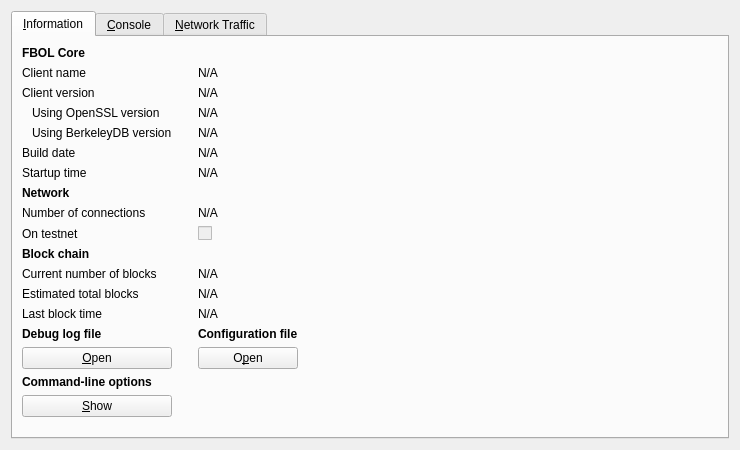
<?xml version="1.0" encoding="UTF-8"?>
<ui version="4.0">
 <class>RPCConsole</class>
 <widget class="QWidget" name="RPCConsole">
  <property name="geometry">
   <rect>
    <x>0</x>
    <y>0</y>
    <width>740</width>
    <height>450</height>
   </rect>
  </property>
  <property name="windowTitle">
   <string>FBOL - Debug window</string>
  </property>
  <layout class="QVBoxLayout" name="verticalLayout_2">
   <item>
    <widget class="QTabWidget" name="tabWidget">
     <property name="currentIndex">
      <number>0</number>
     </property>
     <widget class="QWidget" name="tab_info">
      <attribute name="title">
       <string>&amp;Information</string>
      </attribute>
      <layout class="QGridLayout" name="gridLayout">
       <item row="15" column="2">
        <widget class="QLabel" name="labelConfigfile">
         <property name="font">
          <font>
           <weight>75</weight>
           <bold>true</bold>
          </font>
         </property>
         <property name="text">
          <string>Configuration file</string>
         </property>
        </widget>
       </item>
       <item row="13" column="2">
        <widget class="QLabel" name="lastBlockTime">
         <property name="cursor">
          <cursorShape>IBeamCursor</cursorShape>
         </property>
         <property name="text">
          <string>N/A</string>
         </property>
         <property name="textFormat">
          <enum>Qt::PlainText</enum>
         </property>
         <property name="textInteractionFlags">
          <set>Qt::LinksAccessibleByMouse|Qt::TextSelectableByKeyboard|Qt::TextSelectableByMouse</set>
         </property>
        </widget>
       </item>
       <item row="11" column="0">
        <widget class="QLabel" name="label_3">
         <property name="text">
          <string>Current number of blocks</string>
         </property>
        </widget>
       </item>
       <item row="11" column="2">
        <widget class="QLabel" name="numberOfBlocks">
         <property name="cursor">
          <cursorShape>IBeamCursor</cursorShape>
         </property>
         <property name="text">
          <string>N/A</string>
         </property>
         <property name="textFormat">
          <enum>Qt::PlainText</enum>
         </property>
         <property name="textInteractionFlags">
          <set>Qt::LinksAccessibleByMouse|Qt::TextSelectableByKeyboard|Qt::TextSelectableByMouse</set>
         </property>
        </widget>
       </item>
       <item row="17" column="0">
        <widget class="QLabel" name="labelCLOptions">
         <property name="font">
          <font>
           <weight>75</weight>
           <bold>true</bold>
          </font>
         </property>
         <property name="text">
          <string>Command-line options</string>
         </property>
        </widget>
       </item>
       <item row="16" column="0">
        <widget class="QPushButton" name="openDebugLogfileButton">
         <property name="toolTip">
          <string>Open the FBOL debug log file from the current data directory. This can take a few seconds for large log files.</string>
         </property>
         <property name="text">
          <string>&amp;Open</string>
         </property>
         <property name="autoDefault">
          <bool>false</bool>
         </property>
        </widget>
       </item>
       <item row="15" column="0">
        <widget class="QLabel" name="labelDebugLogfile">
         <property name="font">
          <font>
           <weight>75</weight>
           <bold>true</bold>
          </font>
         </property>
         <property name="text">
          <string>Debug log file</string>
         </property>
        </widget>
       </item>
       <item row="18" column="3" rowspan="2">
        <spacer name="horizontalSpacer">
         <property name="orientation">
          <enum>Qt::Horizontal</enum>
         </property>
         <property name="sizeHint" stdset="0">
          <size>
           <width>404</width>
           <height>20</height>
          </size>
         </property>
        </spacer>
       </item>
       <item row="19" column="1">
        <spacer name="verticalSpacer">
         <property name="orientation">
          <enum>Qt::Vertical</enum>
         </property>
         <property name="sizeHint" stdset="0">
          <size>
           <width>20</width>
           <height>40</height>
          </size>
         </property>
        </spacer>
       </item>
       <item row="18" column="0">
        <widget class="QPushButton" name="showCLOptionsButton">
         <property name="toolTip">
          <string>Show the FBOL-Qt help message to get a list with possible FBOL command-line options.</string>
         </property>
         <property name="text">
          <string>&amp;Show</string>
         </property>
         <property name="autoDefault">
          <bool>false</bool>
         </property>
        </widget>
       </item>
       <item row="13" column="0">
        <widget class="QLabel" name="label_2">
         <property name="text">
          <string>Last block time</string>
         </property>
        </widget>
       </item>
       <item row="7" column="0">
        <widget class="QLabel" name="label_11">
         <property name="font">
          <font>
           <weight>75</weight>
           <bold>true</bold>
          </font>
         </property>
         <property name="text">
          <string>Network</string>
         </property>
        </widget>
       </item>
       <item row="6" column="2">
        <widget class="QLabel" name="startupTime">
         <property name="cursor">
          <cursorShape>IBeamCursor</cursorShape>
         </property>
         <property name="text">
          <string>N/A</string>
         </property>
         <property name="textFormat">
          <enum>Qt::PlainText</enum>
         </property>
         <property name="textInteractionFlags">
          <set>Qt::LinksAccessibleByMouse|Qt::TextSelectableByKeyboard|Qt::TextSelectableByMouse</set>
         </property>
        </widget>
       </item>
       <item row="6" column="0">
        <widget class="QLabel" name="label_13">
         <property name="text">
          <string>Startup time</string>
         </property>
        </widget>
       </item>
       <item row="9" column="0">
        <widget class="QLabel" name="label_8">
         <property name="text">
          <string>On testnet</string>
         </property>
        </widget>
       </item>
       <item row="8" column="2">
        <widget class="QLabel" name="numberOfConnections">
         <property name="cursor">
          <cursorShape>IBeamCursor</cursorShape>
         </property>
         <property name="text">
          <string>N/A</string>
         </property>
         <property name="textFormat">
          <enum>Qt::PlainText</enum>
         </property>
         <property name="textInteractionFlags">
          <set>Qt::LinksAccessibleByMouse|Qt::TextSelectableByKeyboard|Qt::TextSelectableByMouse</set>
         </property>
        </widget>
       </item>
       <item row="8" column="0">
        <widget class="QLabel" name="label_7">
         <property name="text">
          <string>Number of connections</string>
         </property>
        </widget>
       </item>
       <item row="10" column="0">
        <widget class="QLabel" name="label_10">
         <property name="font">
          <font>
           <weight>75</weight>
           <bold>true</bold>
          </font>
         </property>
         <property name="text">
          <string>Block chain</string>
         </property>
        </widget>
       </item>
       <item row="9" column="2">
        <widget class="QCheckBox" name="isTestNet">
         <property name="enabled">
          <bool>false</bool>
         </property>
         <property name="text">
          <string/>
         </property>
        </widget>
       </item>
       <item row="12" column="0">
        <widget class="QLabel" name="label_4">
         <property name="text">
          <string>Estimated total blocks</string>
         </property>
        </widget>
       </item>
       <item row="12" column="2">
        <widget class="QLabel" name="totalBlocks">
         <property name="cursor">
          <cursorShape>IBeamCursor</cursorShape>
         </property>
         <property name="text">
          <string>N/A</string>
         </property>
         <property name="textFormat">
          <enum>Qt::PlainText</enum>
         </property>
         <property name="textInteractionFlags">
          <set>Qt::LinksAccessibleByMouse|Qt::TextSelectableByKeyboard|Qt::TextSelectableByMouse</set>
         </property>
        </widget>
       </item>
       <item row="2" column="2">
        <widget class="QLabel" name="clientVersion">
         <property name="cursor">
          <cursorShape>IBeamCursor</cursorShape>
         </property>
         <property name="text">
          <string>N/A</string>
         </property>
         <property name="textFormat">
          <enum>Qt::PlainText</enum>
         </property>
         <property name="textInteractionFlags">
          <set>Qt::LinksAccessibleByMouse|Qt::TextSelectableByKeyboard|Qt::TextSelectableByMouse</set>
         </property>
        </widget>
       </item>
       <item row="4" column="0">
        <widget class="QLabel" name="label_berkeleyDBVersion">
         <property name="text">
          <string>Using BerkeleyDB version</string>
         </property>
         <property name="indent">
          <number>10</number>
         </property>
        </widget>
       </item>
       <item row="3" column="0">
        <widget class="QLabel" name="label_14">
         <property name="text">
          <string>Using OpenSSL version</string>
         </property>
         <property name="indent">
          <number>10</number>
         </property>
        </widget>
       </item>
       <item row="3" column="2">
        <widget class="QLabel" name="openSSLVersion">
         <property name="cursor">
          <cursorShape>IBeamCursor</cursorShape>
         </property>
         <property name="text">
          <string>N/A</string>
         </property>
         <property name="textFormat">
          <enum>Qt::PlainText</enum>
         </property>
         <property name="textInteractionFlags">
          <set>Qt::LinksAccessibleByMouse|Qt::TextSelectableByKeyboard|Qt::TextSelectableByMouse</set>
         </property>
        </widget>
       </item>
       <item row="4" column="2">
        <widget class="QLabel" name="berkeleyDBVersion">
         <property name="cursor">
          <cursorShape>IBeamCursor</cursorShape>
         </property>
         <property name="text">
          <string>N/A</string>
         </property>
         <property name="textFormat">
          <enum>Qt::PlainText</enum>
         </property>
         <property name="textInteractionFlags">
          <set>Qt::LinksAccessibleByMouse|Qt::TextSelectableByKeyboard|Qt::TextSelectableByMouse</set>
         </property>
        </widget>
       </item>
       <item row="5" column="0">
        <widget class="QLabel" name="label_12">
         <property name="text">
          <string>Build date</string>
         </property>
        </widget>
       </item>
       <item row="5" column="2">
        <widget class="QLabel" name="buildDate">
         <property name="cursor">
          <cursorShape>IBeamCursor</cursorShape>
         </property>
         <property name="text">
          <string>N/A</string>
         </property>
         <property name="textFormat">
          <enum>Qt::PlainText</enum>
         </property>
         <property name="textInteractionFlags">
          <set>Qt::LinksAccessibleByMouse|Qt::TextSelectableByKeyboard|Qt::TextSelectableByMouse</set>
         </property>
        </widget>
       </item>
       <item row="2" column="0">
        <widget class="QLabel" name="label_6">
         <property name="text">
          <string>Client version</string>
         </property>
        </widget>
       </item>
       <item row="0" column="0">
        <widget class="QLabel" name="label_9">
         <property name="font">
          <font>
           <weight>75</weight>
           <bold>true</bold>
          </font>
         </property>
         <property name="text">
          <string>FBOL Core</string>
         </property>
        </widget>
       </item>
       <item row="1" column="2">
        <widget class="QLabel" name="clientName">
         <property name="cursor">
          <cursorShape>IBeamCursor</cursorShape>
         </property>
         <property name="text">
          <string>N/A</string>
         </property>
         <property name="textFormat">
          <enum>Qt::PlainText</enum>
         </property>
         <property name="textInteractionFlags">
          <set>Qt::LinksAccessibleByMouse|Qt::TextSelectableByKeyboard|Qt::TextSelectableByMouse</set>
         </property>
        </widget>
       </item>
       <item row="1" column="0">
        <widget class="QLabel" name="label_5">
         <property name="text">
          <string>Client name</string>
         </property>
        </widget>
       </item>
       <item row="14" column="2">
        <spacer name="verticalSpacer_2">
         <property name="orientation">
          <enum>Qt::Vertical</enum>
         </property>
         <property name="sizeHint" stdset="0">
          <size>
           <width>20</width>
           <height>20</height>
          </size>
         </property>
        </spacer>
       </item>
       <item row="16" column="2">
        <widget class="QPushButton" name="openConfigurationfileButton">
         <property name="toolTip">
          <string>Open the FBOL configuration file from the current data directory.</string>
         </property>
         <property name="text">
          <string>O&amp;pen</string>
         </property>
         <property name="autoDefault">
          <bool>false</bool>
         </property>
        </widget>
       </item>
      </layout>
     </widget>
     <widget class="QWidget" name="tab_console">
      <attribute name="title">
       <string>&amp;Console</string>
      </attribute>
      <layout class="QVBoxLayout" name="verticalLayout_3">
       <property name="spacing">
        <number>3</number>
       </property>
       <item>
        <widget class="QTextEdit" name="messagesWidget">
         <property name="minimumSize">
          <size>
           <width>0</width>
           <height>100</height>
          </size>
         </property>
         <property name="readOnly">
          <bool>true</bool>
         </property>
         <property name="tabKeyNavigation" stdset="0">
          <bool>false</bool>
         </property>
         <property name="columnCount" stdset="0">
          <number>2</number>
         </property>
        </widget>
       </item>
       <item>
        <layout class="QHBoxLayout" name="horizontalLayout">
         <property name="spacing">
          <number>3</number>
         </property>
         <item>
          <widget class="QLabel" name="label">
           <property name="text">
            <string notr="true">&gt;</string>
           </property>
          </widget>
         </item>
         <item>
          <widget class="QLineEdit" name="lineEdit"/>
         </item>
         <item>
          <widget class="QPushButton" name="clearButton">
           <property name="maximumSize">
            <size>
             <width>24</width>
             <height>24</height>
            </size>
           </property>
           <property name="toolTip">
            <string>Clear console</string>
           </property>
           <property name="text">
            <string/>
           </property>
           <property name="icon">
            <iconset resource="../bitcoin.qrc">
             <normaloff>:/icons/remove</normaloff>:/icons/remove</iconset>
           </property>
           <property name="shortcut">
            <string notr="true">Ctrl+L</string>
           </property>
           <property name="autoDefault">
            <bool>false</bool>
           </property>
          </widget>
         </item>
        </layout>
       </item>
      </layout>
     </widget>
     <widget class="QWidget" name="tab_nettraffic">
      <attribute name="title">
       <string>&amp;Network Traffic</string>
      </attribute>
      <layout class="QHBoxLayout" name="horizontalLayout_3">
       <item>
        <layout class="QVBoxLayout" name="verticalLayout_4">
         <item>
          <widget class="TrafficGraphWidget" name="trafficGraph" native="true">
           <property name="sizePolicy">
            <sizepolicy hsizetype="Expanding" vsizetype="Expanding">
             <horstretch>0</horstretch>
             <verstretch>0</verstretch>
            </sizepolicy>
           </property>
          </widget>
         </item>
         <item>
          <layout class="QHBoxLayout" name="horizontalLayout_2">
           <item>
            <widget class="QSlider" name="sldGraphRange">
             <property name="minimum">
              <number>1</number>
             </property>
             <property name="maximum">
              <number>288</number>
             </property>
             <property name="pageStep">
              <number>12</number>
             </property>
             <property name="value">
              <number>6</number>
             </property>
             <property name="orientation">
              <enum>Qt::Horizontal</enum>
             </property>
            </widget>
           </item>
           <item>
            <widget class="QLabel" name="lblGraphRange">
             <property name="minimumSize">
              <size>
               <width>100</width>
               <height>0</height>
              </size>
             </property>
             <property name="alignment">
              <set>Qt::AlignCenter</set>
             </property>
            </widget>
           </item>
           <item>
            <widget class="QPushButton" name="btnClearTrafficGraph">
             <property name="text">
              <string>&amp;Clear</string>
             </property>
             <property name="autoDefault">
              <bool>false</bool>
             </property>
            </widget>
           </item>
          </layout>
         </item>
        </layout>
       </item>
       <item>
        <layout class="QVBoxLayout" name="verticalLayout">
         <item>
          <widget class="QGroupBox" name="groupBox">
           <property name="title">
            <string>Totals</string>
           </property>
           <layout class="QVBoxLayout" name="verticalLayout_5">
            <item>
             <layout class="QHBoxLayout" name="horizontalLayout_4">
              <item>
               <widget class="Line" name="line">
                <property name="sizePolicy">
                 <sizepolicy hsizetype="Fixed" vsizetype="Fixed">
                  <horstretch>0</horstretch>
                  <verstretch>0</verstretch>
                 </sizepolicy>
                </property>
                <property name="minimumSize">
                 <size>
                  <width>10</width>
                  <height>0</height>
                 </size>
                </property>
                <property name="palette">
                 <palette>
                  <active>
                   <colorrole role="Light">
                    <brush brushstyle="SolidPattern">
                     <color alpha="255">
                      <red>0</red>
                      <green>255</green>
                      <blue>0</blue>
                     </color>
                    </brush>
                   </colorrole>
                  </active>
                  <inactive>
                   <colorrole role="Light">
                    <brush brushstyle="SolidPattern">
                     <color alpha="255">
                      <red>0</red>
                      <green>255</green>
                      <blue>0</blue>
                     </color>
                    </brush>
                   </colorrole>
                  </inactive>
                  <disabled>
                   <colorrole role="Light">
                    <brush brushstyle="SolidPattern">
                     <color alpha="255">
                      <red>0</red>
                      <green>255</green>
                      <blue>0</blue>
                     </color>
                    </brush>
                   </colorrole>
                  </disabled>
                 </palette>
                </property>
                <property name="orientation">
                 <enum>Qt::Horizontal</enum>
                </property>
               </widget>
              </item>
              <item>
               <widget class="QLabel" name="label_16">
                <property name="text">
                 <string>Received:</string>
                </property>
               </widget>
              </item>
              <item>
               <widget class="QLabel" name="lblBytesIn">
                <property name="minimumSize">
                 <size>
                  <width>50</width>
                  <height>0</height>
                 </size>
                </property>
                <property name="alignment">
                 <set>Qt::AlignRight|Qt::AlignTrailing|Qt::AlignVCenter</set>
                </property>
               </widget>
              </item>
             </layout>
            </item>
            <item>
             <layout class="QHBoxLayout" name="horizontalLayout_5">
              <item>
               <widget class="Line" name="line_2">
                <property name="sizePolicy">
                 <sizepolicy hsizetype="Fixed" vsizetype="Fixed">
                  <horstretch>0</horstretch>
                  <verstretch>0</verstretch>
                 </sizepolicy>
                </property>
                <property name="minimumSize">
                 <size>
                  <width>10</width>
                  <height>0</height>
                 </size>
                </property>
                <property name="palette">
                 <palette>
                  <active>
                   <colorrole role="Light">
                    <brush brushstyle="SolidPattern">
                     <color alpha="255">
                      <red>255</red>
                      <green>0</green>
                      <blue>0</blue>
                     </color>
                    </brush>
                   </colorrole>
                  </active>
                  <inactive>
                   <colorrole role="Light">
                    <brush brushstyle="SolidPattern">
                     <color alpha="255">
                      <red>255</red>
                      <green>0</green>
                      <blue>0</blue>
                     </color>
                    </brush>
                   </colorrole>
                  </inactive>
                  <disabled>
                   <colorrole role="Light">
                    <brush brushstyle="SolidPattern">
                     <color alpha="255">
                      <red>255</red>
                      <green>0</green>
                      <blue>0</blue>
                     </color>
                    </brush>
                   </colorrole>
                  </disabled>
                 </palette>
                </property>
                <property name="orientation">
                 <enum>Qt::Horizontal</enum>
                </property>
               </widget>
              </item>
              <item>
               <widget class="QLabel" name="label_17">
                <property name="text">
                 <string>Sent:</string>
                </property>
               </widget>
              </item>
              <item>
               <widget class="QLabel" name="lblBytesOut">
                <property name="minimumSize">
                 <size>
                  <width>50</width>
                  <height>0</height>
                 </size>
                </property>
                <property name="alignment">
                 <set>Qt::AlignRight|Qt::AlignTrailing|Qt::AlignVCenter</set>
                </property>
               </widget>
              </item>
             </layout>
            </item>
            <item>
             <spacer name="verticalSpacer_4">
              <property name="orientation">
               <enum>Qt::Vertical</enum>
              </property>
              <property name="sizeHint" stdset="0">
               <size>
                <width>20</width>
                <height>407</height>
               </size>
              </property>
             </spacer>
            </item>
           </layout>
          </widget>
         </item>
        </layout>
       </item>
      </layout>
     </widget>
    </widget>
   </item>
  </layout>
 </widget>
 <customwidgets>
  <customwidget>
   <class>TrafficGraphWidget</class>
   <extends>QWidget</extends>
   <header>trafficgraphwidget.h</header>
   <container>1</container>
   <slots>
    <slot>clear()</slot>
   </slots>
  </customwidget>
 </customwidgets>
 <resources>
  <include location="../bitcoin.qrc"/>
 </resources>
 <connections/>
</ui>
